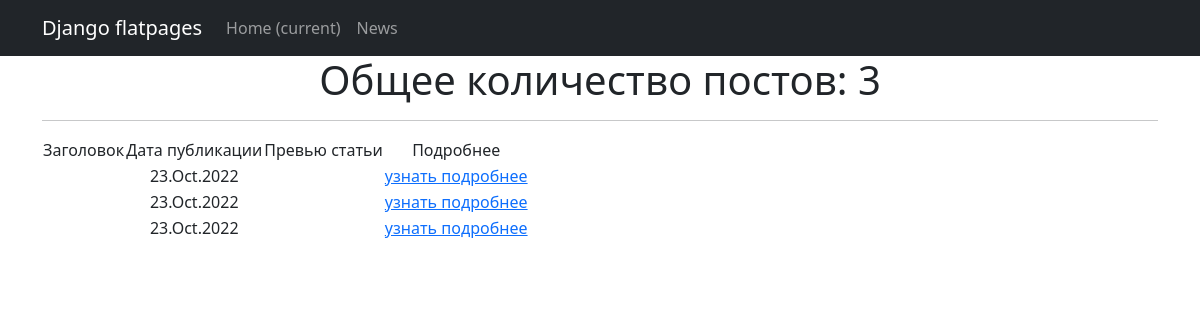
Before: /news/ with the older database file.
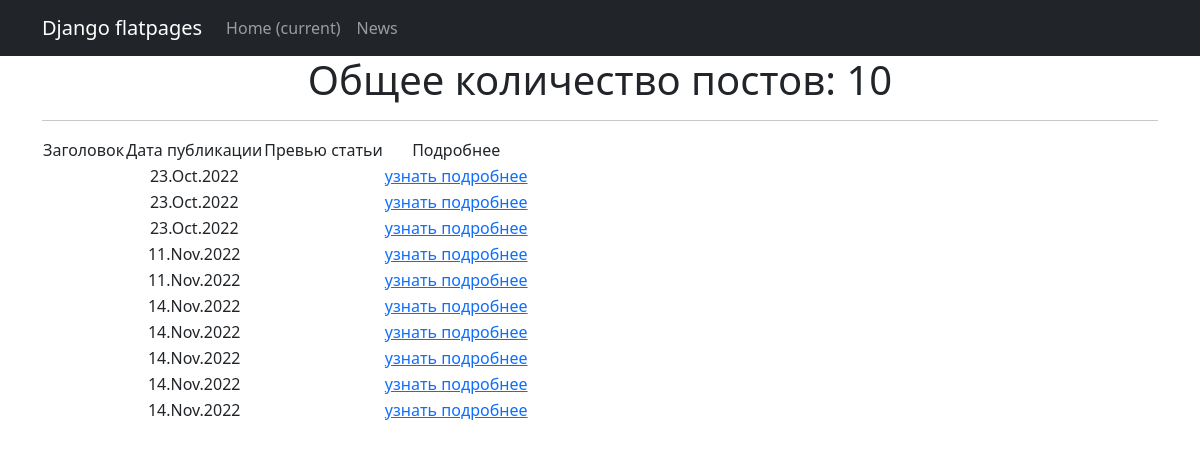
After: the same page with the newer database file.
### news/models.py (models this page shows, shortened)
class Post(models.Model):
    posts = 'PT'
    news = 'NS'
    TYPES = [
        (posts, 'Статья'),
        (news, 'Новость')
    ]
    postsOrNews = models.CharField(max_length=2,
                                   choices=TYPES,
                                   default=posts)
    timeIn = models.DateTimeField(auto_now_add=True)
    header = models.CharField(max_length=128)
    text = models.TextField()
    rating = models.IntegerField(default=0)
    postAuthor = models.ForeignKey(Author, on_delete=models.CASCADE)
    postCategories = models.ManyToManyField(Category, through='PostCategory')

### news/views.py (the view)
# urls.py: path('', PostList.as_view(), name='news_list'),
class PostList(ListView):
    model = Post
    ordering = 'timeIn'
    template_name = 'news.html'
    context_object_name = 'news'
    paginate_by = 10

### news/templatetags/custom_filter.py (called while the page is built)
@register.filter()
def censor(value):
    new_value = keyword_processor.replace_keywords(value)
    return f'{new_value}'

### templates/news.html (shortened to what this page needs)
{% extends 'flatpages/default.html' %}
{% load custom_filter %}
{% block content %}
    <h1>
        <td>Общее количество постов: </td>
        {{ news | length }}
    </h1>
    <hr>
    {% if news %}
        <table>
            <tr>
                <td>Заголовок</td>
                <td>Дата публикации</td>
                <td>Превью статьи</td>
                <td>Подробнее</td>
            </tr>
            {% for post in news %}
                <tr>
                    <td>{{ post.header|censor }}</td>
                    <td>{{ post.timeIn|date:'d.M.Y'}}</td>
                    <td>{{ post.text|truncatewords:20|censor }}</td>
                    <td><a href="{{ post.id }}">узнать подробнее</a></td>
                </tr>
            {% endfor %}
        </table>
    {% else %}
        <h2>Посты отсутствуют</h2>
    {% endif %}
{% endblock content %}

Changed rows visible on the page:
added Post: timeIn "11.Nov.2022"
added Post: timeIn "11.Nov.2022"
added Post: timeIn "14.Nov.2022"
added Post: timeIn "14.Nov.2022"
added Post: timeIn "14.Nov.2022"
added Post: timeIn "14.Nov.2022"
added Post: timeIn "14.Nov.2022"
Other visible differences:
{{ news | length }}: "3" → "10"
